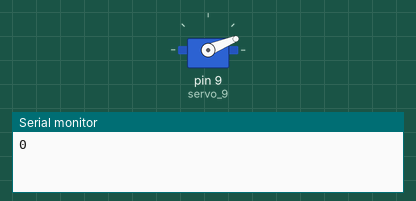
Simulated run of this sketch. Board: Arduino Uno, built with avr-gcc and run on an emulated ATmega328P. Shown: servo, the last lines printed to the serial monitor. Random numbers use the default seed unless the sketch sets one.

Above: at 0.2 s.
At 9.5 s:
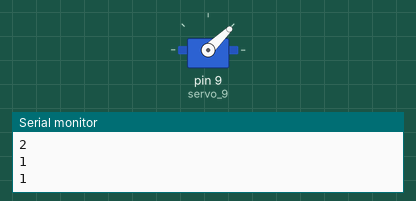
At 19.6 s:
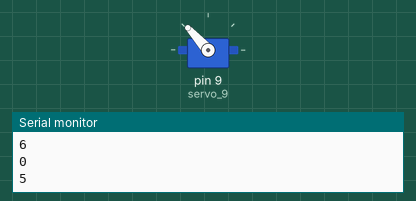
At 38.0 s:
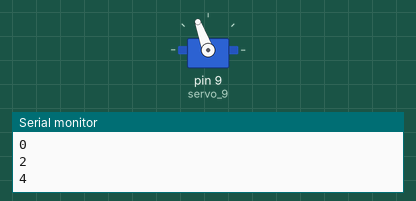
Timing chart, 0 to 40.0 s (numbered marks = the images above):
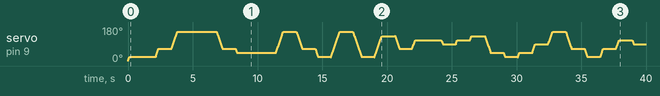

The sketch:

servoMotor_8clas.ino
```cpp
#include <Servo.h>

int pos = 0;
int entero;
int colorpos = 0;
int xran;
bool red, green, blue, white, black, grey, pink = false;
bool list[7] = {red, green, blue, white, black, grey, pink};

Servo servo_9;

void setup()
{
  servo_9.attach(9, 500, 2500);
  Serial.begin(9600);
}

void loop()
{
  xran = random(0,7);
  list[xran] = true;
  Serial.println(xran);

/*  for (entero = 0; entero <= 8; +=1) {
    if (list[entero] == true) {
      entero = 9
    }
  }
*/

  if(list[0] == true) {
    colorpos = 22;
  }
  else if(list[1] == true) {
    colorpos = 44;
  }
  else if(list[2] == true) {
    colorpos = 66;
  }
  else if(list[3] == true) {
    colorpos = 88;
  }
  else if(list[4] == true) {
    colorpos = 110;
  }
  else if(list[5] == true) {
    colorpos = 132;
  }
  else if(list[6] == true) {
    colorpos = 154;
  }
  else{
    colorpos = 176;
  }

  if (pos < colorpos) {
    for (pos; pos <= colorpos; pos += 1) {
    servo_9.write(pos);
    delay(5);
    }
  }
  else if (pos > colorpos) {
    for (pos; pos >= colorpos; pos -= 1) {
    servo_9.write(pos);
    delay(5);
    }
  }
  delay(1000);
  list[xran] = false;
}
```
